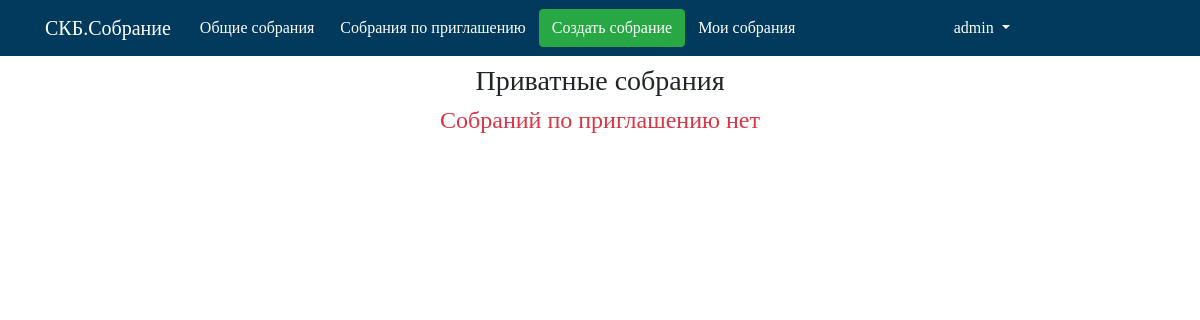
Before: /maket/private_meetings/ (signed in) with the older database file.
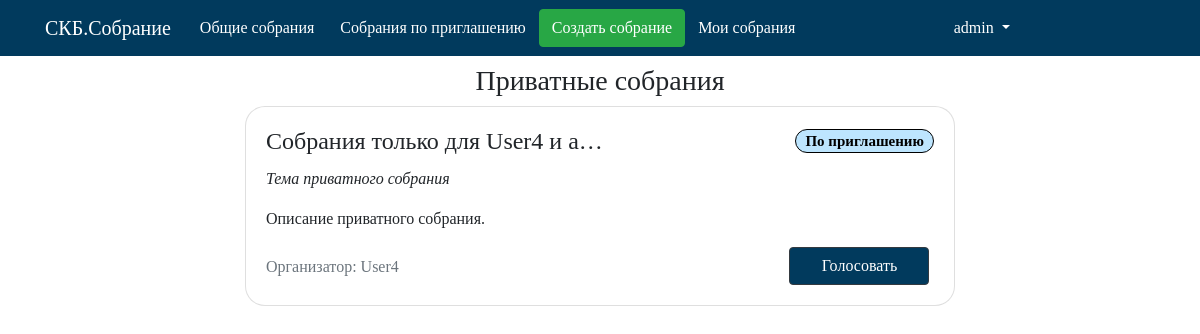
After: the same page with the newer database file.
### maket/models.py (models this page shows, shortened)
class Collect(models.Model):  # Собрание
    name = models.CharField('Название собрания', max_length=100, db_index=True,primary_key=True)
    tpesobr = models.CharField('Тип собрания',max_length= 20,default='Общедоступное')
    user = models.ForeignKey(User,verbose_name='Организатор',on_delete=models.CASCADE,unique=False)
    theme = models.CharField('Тема собрания', max_length=250)
    description = models.CharField('Описание собрания',max_length=500)
    duration = models.TimeField(verbose_name='Длительность')
    slug = models.SlugField(blank=True)
    def get_absolute_url(self):
        return reverse('vote_meeting_url', kwargs={'meeting_slug': self.slug})

### maket/views.py (the view)
# urls.py: path('private_meetings/', private_meetings_list, name='private_meetings_list_url'),
def private_meetings_list(request):
    private_list = Collect.objects.filter(tpesobr="По приглашению")
    private_colls = private_list.filter(userincollect__user__username__contains=request.user.username)
    private_colls = private_colls[::-1]
    context = {'private_colls': private_colls}
    return render(request, 'maket/private_meetings.html', context)

### maket/templates/maket/private_meetings.html
{% extends 'maket/base.html' %}
{% block menu %}
{% if user.is_authenticated %}
{% include 'maket/includes/nav.html' %}
{% else %}
{% include 'maket/includes/nav_sign_log.html' %}
{% endif %}
{% endblock %}
{% block name %}
{% if user.is_authenticated %}
Приватные собрания
{% endif %}
{% endblock %}
{% block content %}
{% if user.is_authenticated %}
{% if not private_colls %}
<h4 align="center"> <p class="text-danger">Собраний по приглашению нет</p> </h4>
{% else %}
{% for col in private_colls %}
{% include 'maket/includes/base_card.html' %}
{% endfor %}
{% endif %}
{% endif %}
{% endblock %}

### maket/templates/maket/includes/base_card.html (shortened to what this page needs)
<div class="col-md-8 offset-md-2" >
    <div class="card mb-4">
        <div class="card-body">
            <div class="row">
                <h4 class="card-title col-md-8">{{ col.name|truncatechars:30 }} </h4>
                <h5 class="card-title col-md-4 text-right"><span class="badge badge-pill badge-info" data-toggle="tooltip" data-placement="right" >{{ col.tpesobr }}</span></h5>
            </div>
            <p class="card-text font-italic"> {{ col.theme|truncatechars:60 }}</p>
            <p class="card-text "> {{ col.description|truncatechars:127 }}</p>
            <div class="row">
                <div class=" col-md-7 pt-2">
                   <p class="card-text text-muted"> Организатор: {{ col.user }}</p>
                </div>
                <div class=" col-md-2">
                </div>
                <div class="col-md-3">
                    <a href="{{ col.get_absolute_url }}" class="btn btn-dark mr-0 vote">Голосовать</a>
                </div>
            </div>
        </div>
    </div>
</div>

Changed rows visible on the page:
added Collect: name "Собрания только для User4 и a…", tpesobr "По приглашению", theme "Тема приватного собрания", description "Описание приватного собрания.", user "User4"
Other visible differences:
text no longer shown: "Собраний по приглашению нет"
